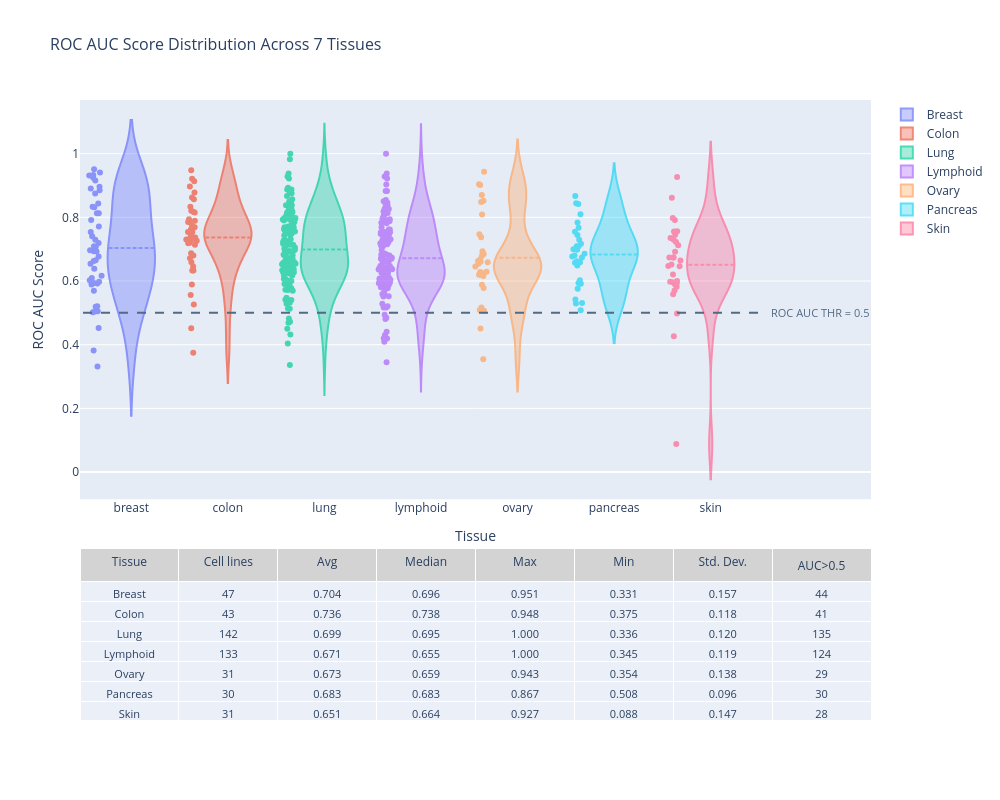

Notebook code cell kept with this figure:
### Markdown cell above
## PR AUC Violin Plot

### Code cell
# PR AUC violin plot
# Use selected_tissues parameter to filter tissues, or None to show all
fig_pr = plot_roc_pr_violin(
    roc_auc_df,
    plots_dir=multi_tissue_plots_dir,
    plot_name='roc_auc_violin_selected',
    selected_tissues=['colon', 'ovary', 'lymphoid', 'lung', 'breast', 'pancreas', 'skin'],  # None = all tissues, or ['colon', 'breast', 'pancreas'] for specific
    metric='ROC',
    threshold=0.5,
    width=1000,
    show=show
)

### Figure 1 — Plotly figure (JSON) as saved in the notebook; plotly's stock layout.template omitted (floating-point values rounded to 4 significant figures; data arrays with more than 128 entries replaced by an {"elided": "..."} marker saying what was removed)
{"data": [{"hovertemplate": "%{hovertext}<br>AUC: %{y:.3f}<extra></extra>", "hovertext": ["Cell line: AU565", "Cell line: BT20", "Cell line: BT474", "Cell line: BT483", "Cell line: BT549", "Cell line: CAL120", "Cell line: CAL148", "Cell line: CAL51", "Cell line: CAL851", "Cell line: CAMA1", "Cell line: COLO824", "Cell line: DU4475", "Cell line: EFM19", "Cell line: EFM192A", "Cell line: EVSAT", "Cell line: HCC1143", "Cell line: HCC1187", "Cell line: HCC1395", "Cell line: HCC1419", "Cell line: HCC1428", "Cell line: HCC1500", "Cell line: HCC1599", "Cell line: HCC1806", "Cell line: HCC1937", "Cell line: HCC1954", "Cell line: HCC2157", "Cell line: HCC38", "Cell line: HCC70", "Cell line: HDQP1", "Cell line: HS578T", "Cell line: JIMT1", "Cell line: MCF7", "Cell line: MDAMB157", "Cell line: MDAMB175VII", "Cell line: MDAMB231", "Cell line: MDAMB361", "Cell line: MDAMB415", "Cell line: MDAMB436", "Cell line: MDAMB453", "Cell line: MDAMB468", "Cell line: MFM223", "Cell line: MRKNU1", "Cell line: OCUBM", "Cell line: T47D", "Cell line: UACC812", "Cell line: UACC893", "Cell line: ZR7530"], "meanline": {"visible": true}, "name": "Breast", "opacity": 0.7, "points": "all", "type": "violin", "x": ["breast", "breast", "breast", "breast", "breast", "breast", "breast", "breast", "breast", "breast", "breast", "breast", "breast", "breast", "breast", "breast", "breast", "breast", "breast", "breast", "breast", "breast", "breast", "breast", "breast", "breast", "breast", "breast", "breast", "breast", "breast", "breast", "breast", "breast", "breast", "breast", "breast", "breast", "breast", "breast", "breast", "breast", "breast", "breast", "breast", "breast", "breast"], "xaxis": "x", "y": [0.8125, 0.7077, 0.8131, 0.5054, 0.3312, 0.8438, 0.7293, 0.8314, 0.9412, 0.6625, 0.8958, 0.6542, 0.693, 0.6964, 0.5974, 0.5195, 0.8854, 0.5208, 0.7536, 0.7093, 0.6097, 0.7708, 0.5889, 0.5923, 0.931, 0.9514, 0.502, 0.7403, 0.8906, 0.9333, 0.9241, 0.7194, 0.5938, 0.875, 0.6383, 0.9153, 0.8333, 0.6937, 0.3819, 0.6167, 0.7917, 0.6649, 0.6025, 0.6771, 0.5042, 0.4524, 0.5692], "yaxis": "y"}, {"hovertemplate": "%{hovertext}<br>AUC: %{y:.3f}<extra></extra>", "hovertext": ["Cell line: C2BBE1", "Cell line: CAR1", "Cell line: CCK81", "Cell line: CL11", "Cell line: CL40", "Cell line: COLO205", "Cell line: COLO320HSR", "Cell line: COLO678", "Cell line: CW2", "Cell line: DIFI", "Cell line: GP5D", "Cell line: HCC2998", "Cell line: HCT116", "Cell line: HCT15", "Cell line: HT29", "Cell line: HT55", "Cell line: KM12", "Cell line: LOVO", "Cell line: LS123", "Cell line: LS180", "Cell line: LS411N", "Cell line: LS513", "Cell line: MDST8", "Cell line: NCIH716", "Cell line: NCIH747", "Cell line: RCM1", "Cell line: RKO", "Cell line: SKCO1", "Cell line: SNU175", "Cell line: SNU407", "Cell line: SNU61", "Cell line: SNUC1", "Cell line: SNUC2B", "Cell line: SNUC5", "Cell line: SW1116", "Cell line: SW1417", "Cell line: SW1463", "Cell line: SW48", "Cell line: SW620", "Cell line: SW626", "Cell line: SW837", "Cell line: SW948", "Cell line: T84"], "meanline": {"visible": true}, "name": "Colon", "opacity": 0.7, "points": "all", "type": "violin", "x": ["colon", "colon", "colon", "colon", "colon", "colon", "colon", "colon", "colon", "colon", "colon", "colon", "colon", "colon", "colon", "colon", "colon", "colon", "colon", "colon", "colon", "colon", "colon", "colon", "colon", "colon", "colon", "colon", "colon", "colon", "colon", "colon", "colon", "colon", "colon", "colon", "colon", "colon", "colon", "colon", "colon", "colon", "colon"], "xaxis": "x", "y": [0.8208, 0.9137, 0.9208, 0.8778, 0.8571, 0.6591, 0.6333, 0.7143, 0.6799, 0.7188, 0.4519, 0.6458, 0.7351, 0.7688, 0.5264, 0.7292, 0.375, 0.7417, 0.8178, 0.7897, 0.7375, 0.6719, 0.6327, 0.9481, 0.7857, 0.589, 0.8333, 0.762, 0.6875, 0.72, 0.775, 0.7308, 0.7368, 0.7542, 0.7351, 0.5563, 0.8621, 0.7857, 0.7941, 0.7263, 0.8156, 0.7542, 0.8966], "yaxis": "y"}, {"hovertemplate": "%{hovertext}<br>AUC: %{y:.3f}<extra></extra>", "hovertext": {"elided": "142 str values"}, "meanline": {"visible": true}, "name": "Lung", "opacity": 0.7, "points": "all", "type": "violin", "x": {"elided": "142 str values"}, "xaxis": "x", "y": {"elided": "142 float values"}, "yaxis": "y"}, {"hovertemplate": "%{hovertext}<br>AUC: %{y:.3f}<extra></extra>", "hovertext": {"elided": "133 str values"}, "meanline": {"visible": true}, "name": "Lymphoid", "opacity": 0.7, "points": "all", "type": "violin", "x": {"elided": "133 str values"}, "xaxis": "x", "y": {"elided": "133 float values"}, "yaxis": "y"}, {"hovertemplate": "%{hovertext}<br>AUC: %{y:.3f}<extra></extra>", "hovertext": ["Cell line: A2780", "Cell line: CAOV4", "Cell line: DOV13", "Cell line: EFO21", "Cell line: ES2", "Cell line: FUOV1", "Cell line: HEY", "Cell line: IGROV1", "Cell line: KGN", "Cell line: KURAMOCHI", "Cell line: OAW28", "Cell line: OAW42", "Cell line: OC314", "Cell line: OV56", "Cell line: OV90", "Cell line: OVCA420", "Cell line: OVCAR3", "Cell line: OVCAR4", "Cell line: OVCAR5", "Cell line: OVCAR8", "Cell line: OVISE", "Cell line: OVKATE", "Cell line: OVMIU", "Cell line: OVTOKO", "Cell line: PA1", "Cell line: PEO1", "Cell line: RMGI", "Cell line: SKOV3", "Cell line: TOV112D", "Cell line: TOV21G", "Cell line: TYKNU"], "meanline": {"visible": true}, "name": "Ovary", "opacity": 0.7, "points": "all", "type": "violin", "x": ["ovary", "ovary", "ovary", "ovary", "ovary", "ovary", "ovary", "ovary", "ovary", "ovary", "ovary", "ovary", "ovary", "ovary", "ovary", "ovary", "ovary", "ovary", "ovary", "ovary", "ovary", "ovary", "ovary", "ovary", "ovary", "ovary", "ovary", "ovary", "ovary", "ovary", "ovary"], "xaxis": "x", "y": [0.6285, 0.6155, 0.9435, 0.8479, 0.5778, 0.6458, 0.6607, 0.6938, 0.6632, 0.7375, 0.685, 0.8089, 0.619, 0.5879, 0.9014, 0.4511, 0.5069, 0.5165, 0.7465, 0.6803, 0.6246, 0.6689, 0.9038, 0.8524, 0.6292, 0.8704, 0.3542, 0.6545, 0.5089, 0.6591, 0.6196], "yaxis": "y"}, {"hovertemplate": "%{hovertext}<br>AUC: %{y:.3f}<extra></extra>", "hovertext": ["Cell line: ASPC1", "Cell line: BXPC3", "Cell line: CAPAN1", "Cell line: CAPAN2", "Cell line: CFPAC1", "Cell line: DANG", "Cell line: HPAC", "Cell line: HPAFII", "Cell line: HS766T", "Cell line: HUPT3", "Cell line: HUPT4", "Cell line: KP1N", "Cell line: KP2", "Cell line: KP3", "Cell line: KP4", "Cell line: MIAPACA2", "Cell line: PANC0203", "Cell line: PANC0327", "Cell line: PANC0403", "Cell line: PANC0813", "Cell line: PANC1005", "Cell line: PATU8902", "Cell line: PATU8988T", "Cell line: PL18", "Cell line: PL4", "Cell line: PSN1", "Cell line: SU8686", "Cell line: SUIT2", "Cell line: SW1990", "Cell line: YAPC"], "meanline": {"visible": true}, "name": "Pancreas", "opacity": 0.7, "points": "all", "type": "violin", "x": ["pancreas", "pancreas", "pancreas", "pancreas", "pancreas", "pancreas", "pancreas", "pancreas", "pancreas", "pancreas", "pancreas", "pancreas", "pancreas", "pancreas", "pancreas", "pancreas", "pancreas", "pancreas", "pancreas", "pancreas", "pancreas", "pancreas", "pancreas", "pancreas", "pancreas", "pancreas", "pancreas", "pancreas", "pancreas", "pancreas"], "xaxis": "x", "y": [0.6772, 0.5422, 0.6996, 0.7549, 0.6856, 0.8095, 0.7174, 0.7298, 0.5754, 0.7089, 0.7446, 0.8417, 0.8439, 0.6982, 0.6571, 0.5079, 0.8667, 0.5911, 0.767, 0.6799, 0.6021, 0.6489, 0.6587, 0.5291, 0.709, 0.6736, 0.5938, 0.5312, 0.7837, 0.6621], "yaxis": "y"}, {"hovertemplate": "%{hovertext}<br>AUC: %{y:.3f}<extra></extra>", "hovertext": ["Cell line: A101D", "Cell line: A2058", "Cell line: A375", "Cell line: C32", "Cell line: CHL1", "Cell line: COLO679", "Cell line: COLO792", "Cell line: COLO829", "Cell line: G361", "Cell line: GAK", "Cell line: HMVII", "Cell line: HT144", "Cell line: IGR1", "Cell line: IGR37", "Cell line: ISTMEL1", "Cell line: LOXIMVI", "Cell line: M14", "Cell line: MELJUSO", "Cell line: MEWO", "Cell line: RPMI7951", "Cell line: SH4", "Cell line: SKMEL1", "Cell line: SKMEL2", "Cell line: SKMEL24", "Cell line: UACC257", "Cell line: UACC62", "Cell line: WM115", "Cell line: WM1552C", "Cell line: WM278", "Cell line: WM35", "Cell line: WM793B"], "meanline": {"visible": true}, "name": "Skin", "opacity": 0.7, "points": "all", "type": "violin", "x": ["skin", "skin", "skin", "skin", "skin", "skin", "skin", "skin", "skin", "skin", "skin", "skin", "skin", "skin", "skin", "skin", "skin", "skin", "skin", "skin", "skin", "skin", "skin", "skin", "skin", "skin", "skin", "skin", "skin", "skin", "skin"], "xaxis": "x", "y": [0.5702, 0.5894, 0.7125, 0.4268, 0.5979, 0.6474, 0.7556, 0.8615, 0.6522, 0.08824, 0.7561, 0.5817, 0.7353, 0.6739, 0.9267, 0.5586, 0.7976, 0.7917, 0.6742, 0.7229, 0.6004, 0.6737, 0.5964, 0.5923, 0.6643, 0.7295, 0.4981, 0.7451, 0.6464, 0.6917, 0.6206], "yaxis": "y"}, {"cells": {"align": "center", "font": {"size": 11}, "values": [["Breast", "Colon", "Lung", "Lymphoid", "Ovary", "Pancreas", "Skin"], [47, 43, 142, 133, 31, 30, 31], ["0.704", "0.736", "0.699", "0.671", "0.673", "0.683", "0.651"], ["0.696", "0.738", "0.695", "0.655", "0.659", "0.683", "0.664"], ["0.951", "0.948", "1.000", "1.000", "0.943", "0.867", "0.927"], ["0.331", "0.375", "0.336", "0.345", "0.354", "0.508", "0.088"], ["0.157", "0.118", "0.120", "0.119", "0.138", "0.096", "0.147"], [44, 41, 135, 124, 29, 30, 28]]}, "domain": {"x": [0, 1], "y": [0, 0.276]}, "header": {"align": "center", "fill": {"color": "lightgrey"}, "font": {"size": 12}, "values": ["Tissue", "Cell lines", "Avg", "Median", "Max", "Min", "Std. Dev.", "AUC>0.5"]}, "type": "table"}], "layout": {"annotations": [{"font": {"color": "rgb(82, 106, 131)", "size": 11}, "showarrow": false, "text": "ROC AUC THR = 0.5", "x": 6.5, "xanchor": "left", "xref": "x", "xshift": 10, "y": 0.5, "yref": "y"}], "height": 800, "shapes": [{"line": {"color": "rgb(82, 106, 131)", "dash": "dash", "width": 2}, "type": "line", "x0": -0.5, "x1": 6.5, "xref": "x", "y0": 0.5, "y1": 0.5, "yref": "y"}], "showlegend": true, "title": {"font": {"size": 16}, "text": "ROC AUC Score Distribution Across 7 Tissues"}, "width": 1000, "xaxis": {"anchor": "y", "domain": [0, 1], "title": {"text": "Tissue"}}, "yaxis": {"anchor": "x", "domain": [0.356, 1], "title": {"text": "ROC AUC Score"}}}}
